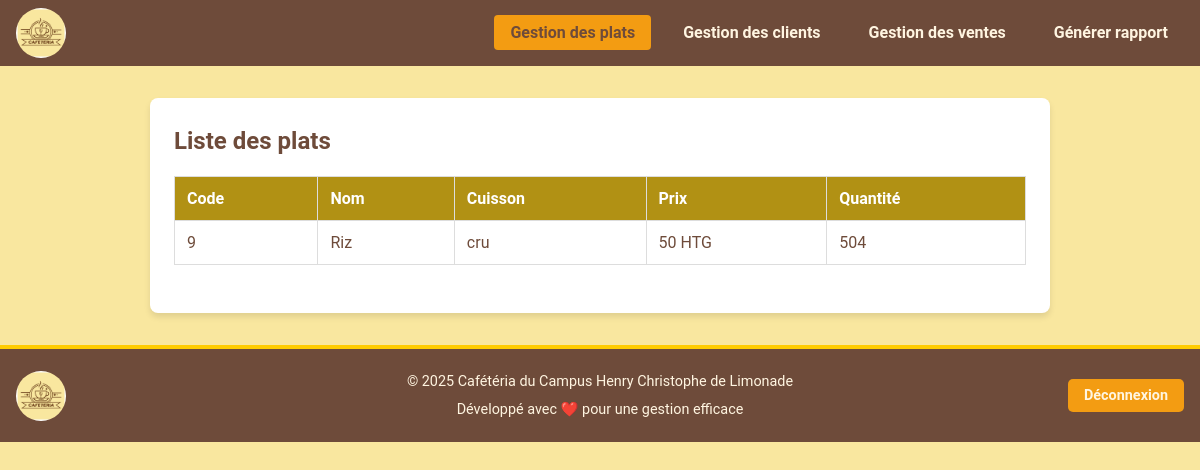
The page /plats/index.php on the database its author committed.
### tables this page shows
CREATE TABLE IF NOT EXISTS `plats` (
  `id` int NOT NULL AUTO_INCREMENT,
  `nom` varchar(255) NOT NULL,
  `cuisson` enum('cru','cuit','grille','') NOT NULL,
  `prix` decimal(10,0) NOT NULL,
  `quantite` int NOT NULL,
  `date_ajout` timestamp NOT NULL DEFAULT CURRENT_TIMESTAMP,
  PRIMARY KEY (`id`)
);

### plats/index.php (the view, shortened to what this page needs)
<?php
require '../config/config.php';
include '../assets/menu.php';
$query = $pdo->query("SELECT * FROM plats");
$plats = $query->fetchAll(PDO::FETCH_ASSOC);
?>
<!DOCTYPE html>
<html lang="fr">
<head>
    <link rel="stylesheet" href="../assets/css/style.css">
</head>
<body>
    <div class="container">
        <h2 class="section-title">Liste des plats</h2>
        <table class="styled-table">
            <thead>
                <tr>
                    <th>Code</th>
                    <th>Nom</th>
                    <th>Cuisson</th>
                    <th>Prix</th>
                    <th>Quantité</th>
                </tr>
            </thead>
            <tbody>
                <?php foreach ($plats as $plat): ?>
                    <tr>
                        <td><?php echo $plat['id']; ?></td>
                        <td><?php echo $plat['nom']; ?></td>
                        <td><?php echo $plat['cuisson']; ?></td>
                        <td><?php echo $plat['prix']; ?> HTG</td>
                        <td><?php echo $plat['quantite']; ?></td>
                    </tr>
                <?php endforeach; ?>
            </tbody>
        </table>
        </div>
</body>
<?php include '../assets/footer.php'; ?>
</html>

### assets/css/style.css (style rules this page uses)
* { margin: 0; padding: 0; box-sizing: border-box; }
body { font-family: 'Reddit Mono', Arial, sans-serif; background-color: #f0f2f5; color: #333; line-height: 1.6; }
.container { max-width: 800px; margin: 50px auto; background: #ffffff; padding: 20px; border-radius: 12px; box-shadow: 0 4px 6px rgba(0, 0, 0, 0.1); }

### plats/index.php (style rules this page uses)
body { font-family: 'Roboto', sans-serif; background: #F9E79F; color: #6E4B3A; margin: 0; padding: 0; height: 100vh; }
.container { margin: 2rem auto; max-width: 900px; background-color: #fff; padding: 1.5rem; border-radius: 8px; box-shadow: 0 4px 6px rgba(0, 0, 0, 0.1); }
.section-title { color: #6E4B3A; margin-bottom: 1rem; text-align: left; }
.styled-table { width: 100%; border-collapse: collapse; margin-bottom: 1.5rem; }
.styled-table th, .styled-table td { border: 1px solid #ddd; padding: 0.75rem; text-align: left; }
.styled-table th { background-color:rgb(177, 145, 20); color: #fff; }

### rows shown on the page
plats: id "9", nom "Riz", cuisson "cru", prix "50", quantite "504"
